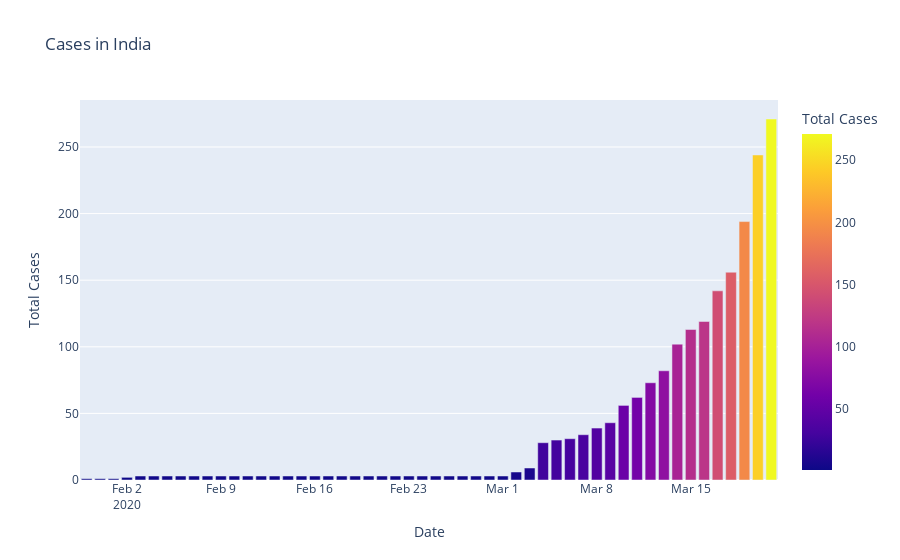

Source (notebook cell):
### Markdown cell above
#### plotly

### Code cell
fig = px.bar(perday1,x = 'Date', y = 'Total Cases',color = 'Total Cases', title= 'Cases in India')
fig.show()

### Figure 1 — Plotly figure (JSON) as saved in the notebook; plotly's stock layout.template omitted (floating-point values rounded to 4 significant figures)
{"data": [{"alignmentgroup": "True", "hovertemplate": "Date=%{x}<br>Total Cases=%{marker.color}<extra></extra>", "legendgroup": "", "marker": {"color": [1, 1, 1, 2, 3, 3, 3, 3, 3, 3, 3, 3, 3, 3, 3, 3, 3, 3, 3, 3, 3, 3, 3, 3, 3, 3, 3, 3, 3, 3, 3, 3, 6, 9, 28, 30, 31, 34, 39, 43, 56, 62, 73, 82, 102, 113, 119, 142, 156, 194, 244, 271], "coloraxis": "coloraxis"}, "name": "", "offsetgroup": "", "orientation": "v", "showlegend": false, "textposition": "auto", "type": "bar", "x": ["2020-01-30T00:00:00", "2020-01-31T00:00:00", "2020-02-01T00:00:00", "2020-02-02T00:00:00", "2020-02-03T00:00:00", "2020-02-04T00:00:00", "2020-02-05T00:00:00", "2020-02-06T00:00:00", "2020-02-07T00:00:00", "2020-02-08T00:00:00", "2020-02-09T00:00:00", "2020-02-10T00:00:00", "2020-02-11T00:00:00", "2020-02-12T00:00:00", "2020-02-13T00:00:00", "2020-02-14T00:00:00", "2020-02-15T00:00:00", "2020-02-16T00:00:00", "2020-02-17T00:00:00", "2020-02-18T00:00:00", "2020-02-19T00:00:00", "2020-02-20T00:00:00", "2020-02-21T00:00:00", "2020-02-22T00:00:00", "2020-02-23T00:00:00", "2020-02-24T00:00:00", "2020-02-25T00:00:00", "2020-02-26T00:00:00", "2020-02-27T00:00:00", "2020-02-28T00:00:00", "2020-02-29T00:00:00", "2020-03-01T00:00:00", "2020-03-02T00:00:00", "2020-03-03T00:00:00", "2020-03-04T00:00:00", "2020-03-05T00:00:00", "2020-03-06T00:00:00", "2020-03-07T00:00:00", "2020-03-08T00:00:00", "2020-03-09T00:00:00", "2020-03-10T00:00:00", "2020-03-11T00:00:00", "2020-03-12T00:00:00", "2020-03-13T00:00:00", "2020-03-14T00:00:00", "2020-03-15T00:00:00", "2020-03-16T00:00:00", "2020-03-17T00:00:00", "2020-03-18T00:00:00", "2020-03-19T00:00:00", "2020-03-20T00:00:00", "2020-03-21T00:00:00"], "xaxis": "x", "y": [1, 1, 1, 2, 3, 3, 3, 3, 3, 3, 3, 3, 3, 3, 3, 3, 3, 3, 3, 3, 3, 3, 3, 3, 3, 3, 3, 3, 3, 3, 3, 3, 6, 9, 28, 30, 31, 34, 39, 43, 56, 62, 73, 82, 102, 113, 119, 142, 156, 194, 244, 271], "yaxis": "y"}], "layout": {"barmode": "relative", "coloraxis": {"colorbar": {"title": {"text": "Total Cases"}}, "colorscale": [[0, "#0d0887"], [0.1111, "#46039f"], [0.2222, "#7201a8"], [0.3333, "#9c179e"], [0.4444, "#bd3786"], [0.5556, "#d8576b"], [0.6667, "#ed7953"], [0.7778, "#fb9f3a"], [0.8889, "#fdca26"], [1, "#f0f921"]]}, "legend": {"tracegroupgap": 0}, "title": {"text": "Cases in India"}, "xaxis": {"anchor": "y", "autorange": true, "domain": [0, 1], "range": ["2020-01-29 12:00", "2020-03-21 12:00"], "title": {"text": "Date"}, "type": "date"}, "yaxis": {"anchor": "x", "autorange": true, "domain": [0, 1], "range": [0, 285.3], "title": {"text": "Total Cases"}, "type": "linear"}}}
